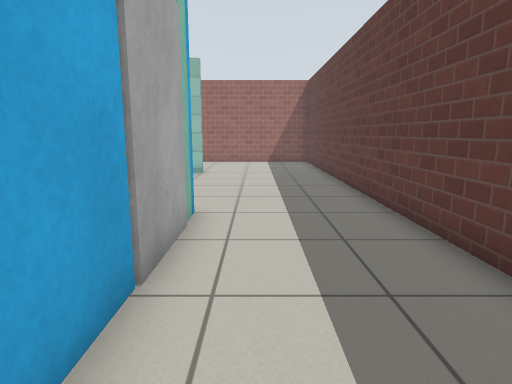
view 1 (above)

16 first-person views from a walk through a robot-simulator world made for Gazebo. The camera is 0.9 m above the floor, tilts 10° down and sees 75° across. The floor is counted in squares, 0.5 m on a side. Each view is taken from the middle of a square. On the plan, view 1 faces up. The plan holds only what a view shows up to about 17 squares ahead; the rest is blank. Gazebo's built-in surfaces are drawn with simple patterns.

view 2
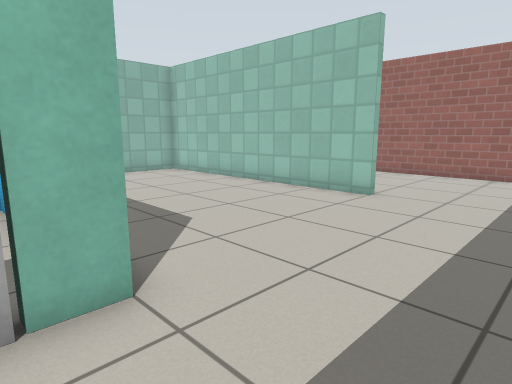

view 3
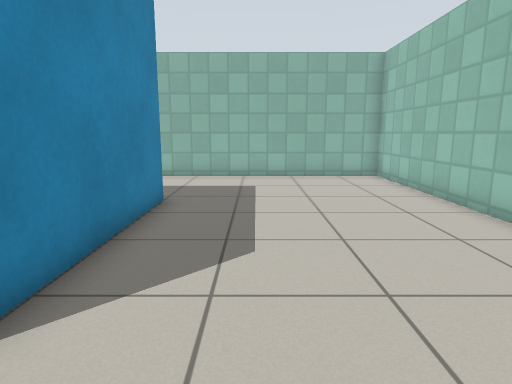

view 4
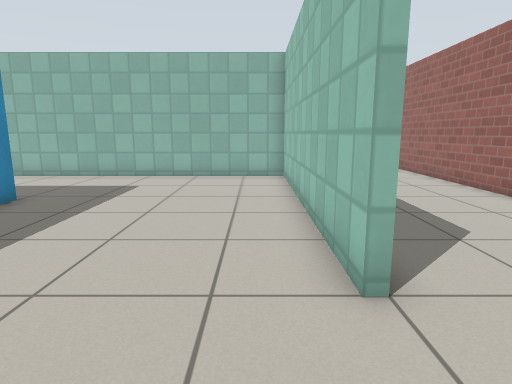

view 5
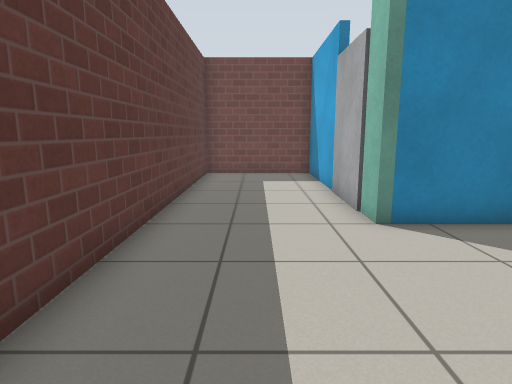

view 6
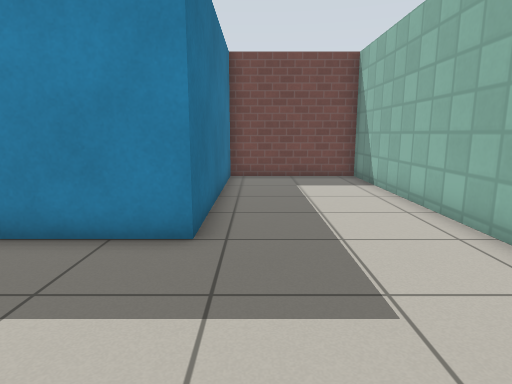

view 7
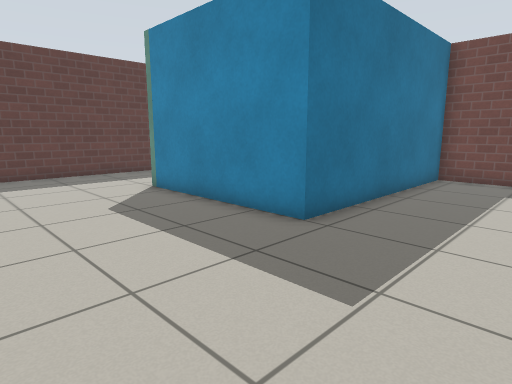

view 8
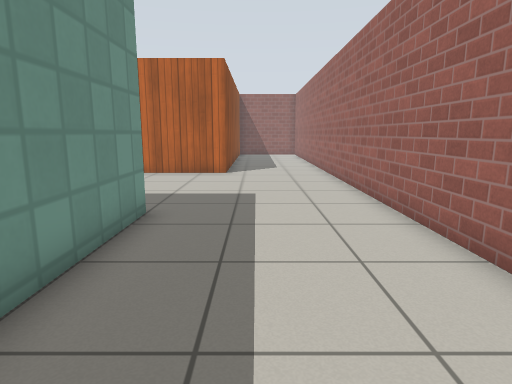

view 9
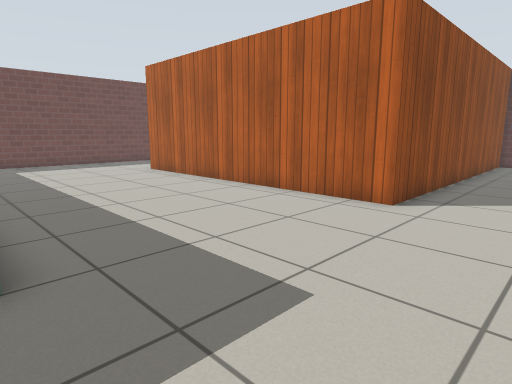

view 10
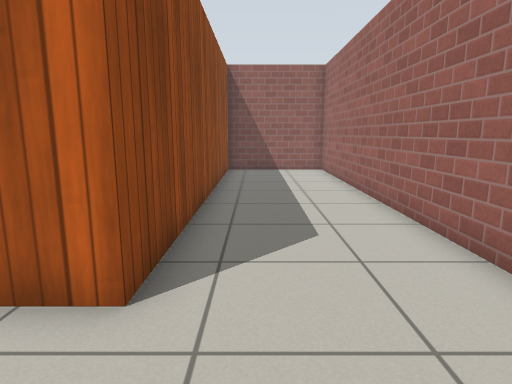

view 11
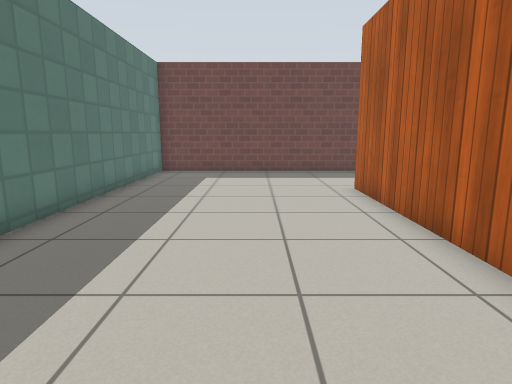

view 12
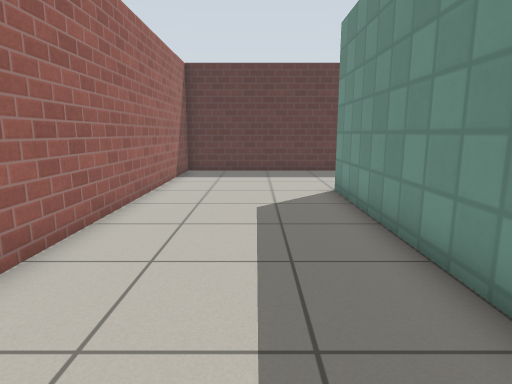

view 13
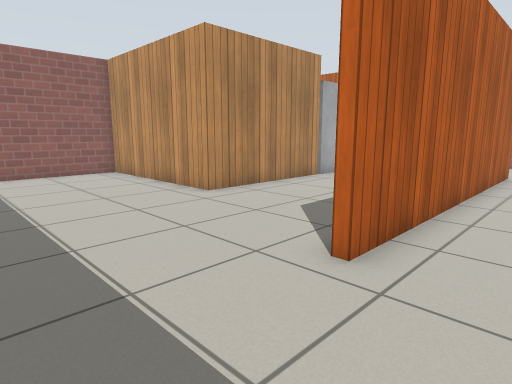

view 14
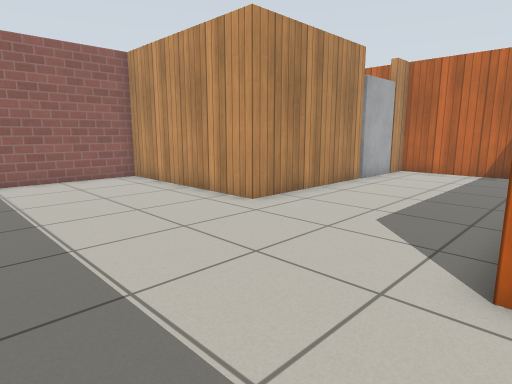

view 15
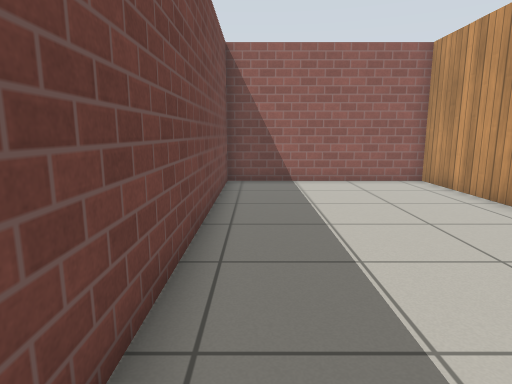

view 16
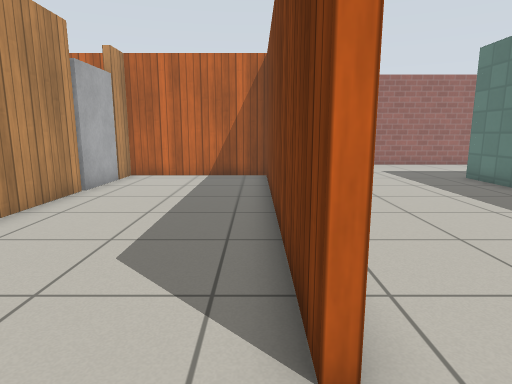

### Floor plan
Ten units are one square. View 1 is at (0, 0); x grows to the right and y downward. Boxes are objects, and circles mark ways between rooms. Rooms are numbered by the first view taken in them; rooms with no view inside come last. Other rooms are left out.
<svg viewBox="-352 -218 389 234">
<path fill="none" stroke="#000" d="M-14 -36 -14 11 32 11 32 -66M-24 -152 -132 -152 -132 11 -79 11 -79 -75 -14 -75 -14 -64M32 -66 32 -146M-135 -130 -135 -155 -24 -155M-215 11 -135 11 -135 -94M32 -146 32 -213 -347 -213 -347 -166 -212 -166 -212 -41 -215 -41M-215 -41 -215 -163 -275 -163 -275 -154M-275 -124 -275 -64 -347 -64 -347 11 -215 11"/>
<rect x="-25" y="-65" width="10" height="30" fill="#bbb"><title>door leaf</title></rect>
<circle cx="5" cy="-70" r="3" fill="#2a7"/>
<circle cx="0" cy="-150" r="3" fill="#2a7"/>
<circle cx="-210" cy="-20" r="3" fill="#2a7"/>
<text x="0" y="-30">1</text>
<text x="-60" y="-90">2</text>
<text x="-150" y="-150">3</text>
<text x="-270" y="-60">4</text>
</svg>
Room 1 opens to room 2. Room 2 opens to room 3. Room 3 opens to room 4.

Where each view was taken, in squares from view 1:
view 1: 0 up, 0 right, facing up
view 2: 6 up, 2 right, facing up-left
view 3: 10 up, 1 right, facing left
view 4: 14 up, 1 right, facing left
view 5: 14 up, 1 right, facing down
view 6: 13 up, 9 left, facing down
view 7: 13 up, 12 left, facing down-right
view 8: 18 up, 6 left, facing left
view 9: 20 up, 13 left, facing down-left
view 10: 18 up, 18 left, facing left
view 11: 15 up, 18 left, facing down
view 12: 18 up, 13 left, facing right
view 13: 0 up, 19 left, facing up-left
view 14: 0 up, 21 left, facing up-left
view 15: 0 up, 22 left, facing left
view 16: 2 up, 22 left, facing up
